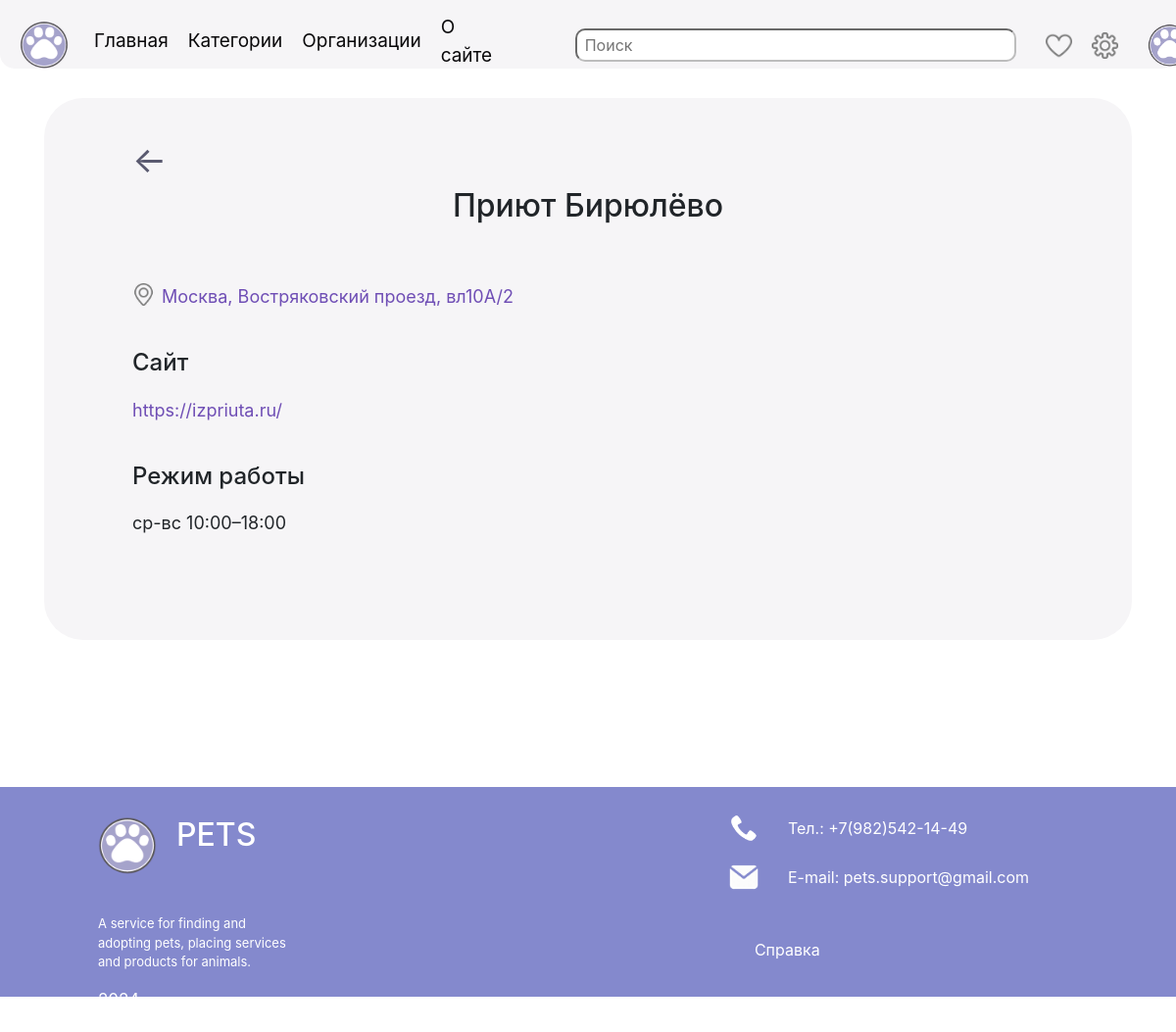
The page /organizations/shelters/2 (signed in) on the database its author committed.
### data/users.py (models this page shows, shortened)
class User(SqlAlchemyBase, UserMixin):
    __tablename__ = 'users'
    id = sqlalchemy.Column(sqlalchemy.Integer,
                           primary_key=True, autoincrement=True)
    name = sqlalchemy.Column(sqlalchemy.String, nullable=False)
    about = sqlalchemy.Column(sqlalchemy.String, nullable=True)
    photo = sqlalchemy.Column(sqlalchemy.String, nullable=True)
    email = sqlalchemy.Column(sqlalchemy.String,
                              index=True, unique=True, nullable=False)
    hashed_password = sqlalchemy.Column(sqlalchemy.String, nullable=False)
    created_date = sqlalchemy.Column(sqlalchemy.DateTime,
                                     default=datetime.datetime.now)
    posts = orm.relationship("Post", back_populates='user')
    city = sqlalchemy.Column(sqlalchemy.String, default='Москва')

### data/organizations.py (models this page shows)
class Organizations(SqlAlchemyBase):
    __tablename__ = 'organizations'
    id = sqlalchemy.Column(sqlalchemy.Integer,
                           primary_key=True, autoincrement=True)
    name = sqlalchemy.Column(sqlalchemy.String, nullable=False)
    type = sqlalchemy.Column(sqlalchemy.String)
    address = sqlalchemy.Column(sqlalchemy.String)
    hours = sqlalchemy.Column(sqlalchemy.String)
    url = sqlalchemy.Column(sqlalchemy.String)
    contacts = sqlalchemy.Column(sqlalchemy.String)
    city = sqlalchemy.Column(sqlalchemy.String, default='Москва')

### server.py (the view)
@app.route('/organizations/<types>/<id>')
def org(types, id):
    ds = db_session.create_session()
    m = ds.query(Organizations).filter(Organizations.id == id).first()
    return render_template('org.html', info=m, title=m.name)

### data/db_session.py (called while the page is built)
def create_session() -> Session:
    global __factory
    return __factory()

### server.py (called while the page is built)
@login_manager.user_loader
def load_user(user_id):
    db_sess = db_session.create_session()
    return db_sess.query(User).get(user_id)

### templates/org.html (shortened to what this page needs)
{% extends "base.html" %}
{% block content %}
<div class="div_o">
    <div style="text-align: start; padding: 20px;">
        <div style="text-align: start; width: 100%; padding-left: 40px; margin-top: -15px;">
            <a href="/organizations/{{info.type}}" class="back_a">
                ←
            </a>
        </div>
        <div style="width: 100%;  text-align: center;">
            <h2>{{ info.name }}</h2>
        </div>
        <div class="inform">
            <a class="urll" href="https://yandex.ru/maps/?text={{info.address}}">
                <div style="margin-bottom: 40px; display: flex"><img src="/static/img/point.png" height="23"
                                                                     style="margin-right: 7px">{{info.address}}
                </div>
            </a>
            {% if info.url %}
            <p style="margin-bottom: 40px;">
            <h4 style="margin-bottom: 20px;">Сайт</h4><a href="{{info.url}}" class="urll">{{info.url}}</a></p>
            {% endif %}
            {% if info.hours %}
            <p style="margin-bottom: 40px;">
            <h4 style="margin-bottom: 20px;">Режим работы</h4>
            {{info.hours}}</p>
            {% endif %}
        </div>
    </div>
</div>
{% endblock %}

### templates/base.html (shortened to what this page needs)
<!doctype html>
<html lang="en">
<head>
    <link rel="stylesheet"
          href="https://stackpath.bootstrapcdn.com/bootstrap/4.4.1/css/bootstrap.min.css"
>
    <link rel="stylesheet"
          href="/static/css/style.css">
</head>
<body class="main">
<header>
    <nav>
        <div>
            <a class="navbar-brand" href="/"><img src="/static/img/logo.png" width="50px"></a>
            <ul class="un">
                <li>
                    <a class="link" href="/">Главная</a>
                </li>
                <li>
                    <a class="link" href="/category">Категории</a>
                </li>
                <li class='li2'>
                    <a class="link" href="/organizations">
                        Организации
                    </a>
                </li>
                <li>
                    <a class="link" href="/about_site">О сайте</a>
                </li>
            </ul>
            <form class="search_f" action="/search" method="post">
                <input placeholder=" Поиск" type="search" name="search"/>
            </form>
            {% if current_user.is_authenticated %}
            <a href="/favorites" class="img_a"><img src="/static/img/fav.png" height="27px" alt="избранное"></a>
            <a class="img_a" href="/settings"><img src="/static/img/sett.png" height="27px"></a>
            <a class="img_a" href="/profile"><img src={{current_user.photo}} height="45px"
                                                  style='border-radius: 10px; margin-left: 10px;'></a>
            {% else %}
            <a href='/profile'>
                <button class="login">Войти</button>
            </a>
            {% endif %}
        </div>
    </nav>
</header>
<main role="main" class="container">
    {% block content %}
    {% endblock %}
</main>
<footer>
    <div class="footer">
        <div style="display: block;">
            <div style="display: flex;">
                <img class="logo" src="/static/img/logo.png" height="60px">
                <h2> PETS</h2>
            </div>
            <div class="text">
                <p>A service for finding and adopting pets, placing services and products for animals.</p>
                <p style="font-size: 17px;">2024</p>
            </div>
        </div>
        <div class="contacts">
            <div class="cont">
                <img src="/static/img/phone.png">
                <p>Тел.: +7(982)542-14-49</p>
            </div>
            <div class="cont">
                <img src="/static/img/email.png">
                <p>E-mail: pets.support@gmail.com</p>
            </div><br>
            <a href="/about_site" class="help">Справка</a>
        </div>
    </div>
</footer>
</body>

### static/css/style.css (style rules this page uses)
nav { border-radius: 0px 0px 15px 15px; background-color: #f6f5f7; color: #e2d3ed; height: 70px; }
.footer { margin-top: 150px; padding-left: 100px; padding-right: 150px; padding-top: 30px; align-items: start; height: 250px; display: flex; justify-content: space-between; background: #8489CD; color: #fff; }
.container { text-align: center; margin-top: 30px }
nav div { padding-left: 20px; padding-top: 5px; align-items: center; display: flex; }
.div_o { display: block; margin-top: 30px; padding: 30px; text-align: center; font-size: 18px; border-radius: 40px; background: #f6f5f7; }
.inform { margin-top: 20px; text-align: start; padding: 40px; }
.contacts { display: block; }
.cont { display: flex; align-items: center; margin-bottom: 10px; }
.text { width: 200px; display: block; font-size: 13px; margin-top: 40px; }
.back_a { font-size: 37px; color: #5a5a70; font-width: bold; text-decoration: none; }
.un { margin-left: 10px; font-size: 19px; padding: 0px; align-items: center; margin-top: 9px; list-style-type: none; display: flex; }
.urll { color: #6f4eb5; }
.help { color: #fff; margin-left: 26px; text-decoration: none }
.link { margin-right: 20px; text-decoration: none; color: #09080a; }
.img_a { margin-left: 10px; margin-right: 10px; }
.cont img { margin-top: -16px; height:30px; margin-right: 30px }
.logo { margin-right: 20px; }
.search_f { display: flex; align-items: center; margin-right: 20px; margin-left: 50px; }
.search_f input { width: 450px; padding: 3px; margin-left: 15px; border-radius: 10px; border-color: #BDBDBD; }

### rows shown on the page
User: photo (picture)
Organizations: name "Приют Бирюлёво", address "Москва, Востряковский проезд, вл10А/2", url "https://izpriuta.ru/", hours "ср-вс 10:00–18:00"
